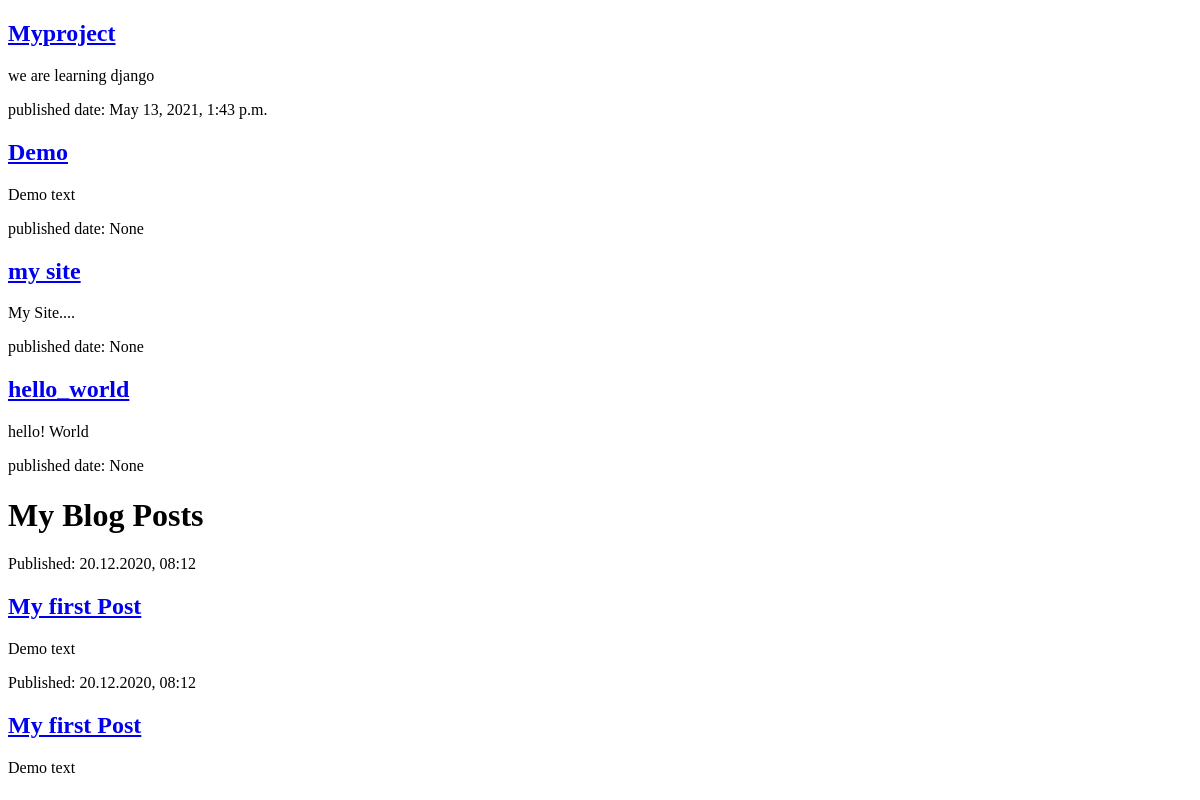
/blog/, run on an earlier commit of the app's database.
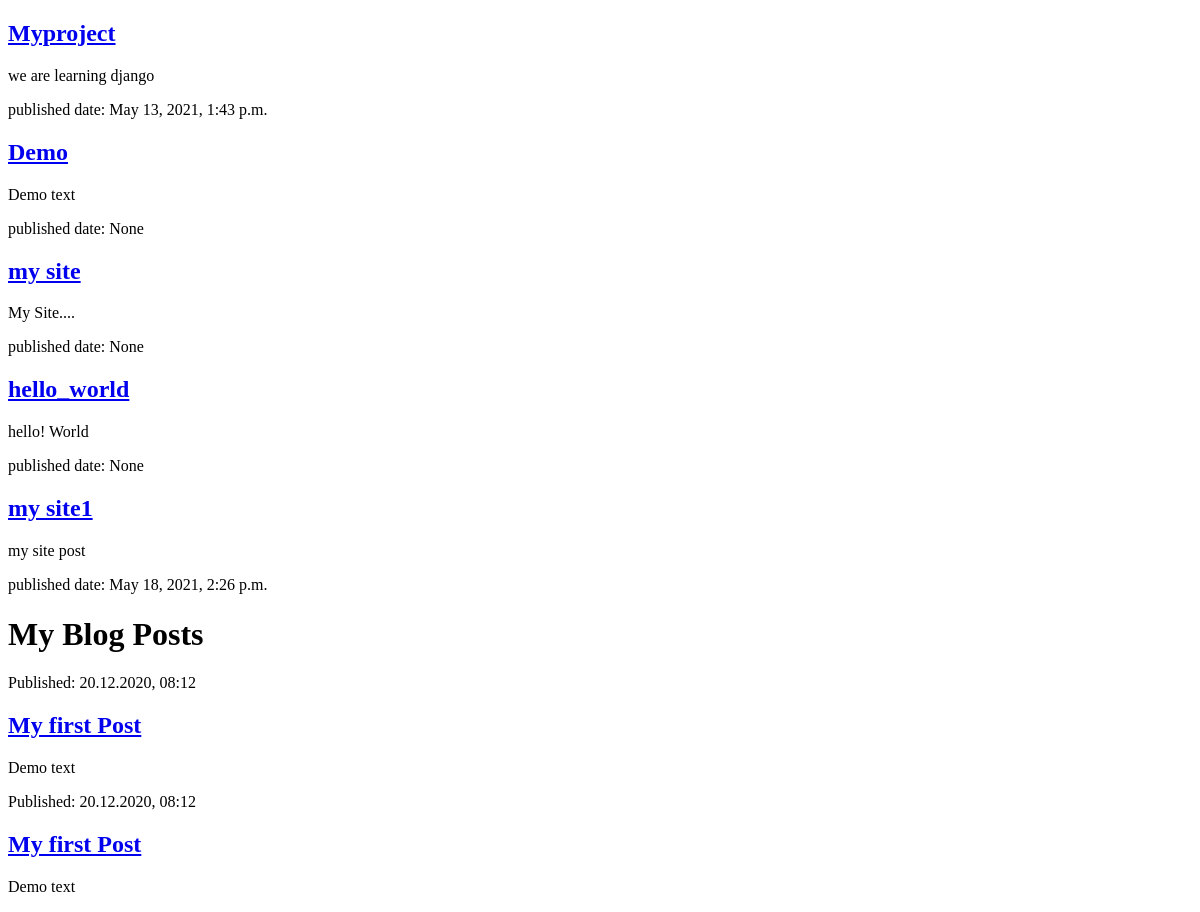
And on a later commit of the database.
### blog/models.py (models this page shows, shortened)
class Post(models.Model):
    author = models.ForeignKey(settings.AUTH_USER_MODEL, on_delete=models.CASCADE)
    title = models.CharField(max_length=200)
    text = models.TextField()
    created_date = models.DateTimeField(default=timezone.now)
    published_date = models.DateTimeField(blank=True, null=True)

### blog/views.py (the view)
# urls.py: path('', views.post_list,name='post_list'),
def post_list(request):
    posts= Post.objects.all()
    return render(request, 'post_list.html',{'posts': posts})

### blog/templates/post_list.html (shortened to what this page needs)
<!DOCTYPE html>
<html>
<head>
</head>
<body>
    {% for post in posts %}
    <article>
        <h2><a href="#">{{post.title}}</a></h2>
        <p>{{post.text}}</p>
        <time>published date: {{post.published_date}}</time>
    </article>
    {% endfor %}
    <header>
        <h1>My Blog Posts</h1>
    </header>
    <article>
        <time>Published: 20.12.2020, 08:12</time>
        <h2><a href="#">My first Post</a></h2>
        <p>Demo text</p>
    </article>
    <article>
        <time>Published: 20.12.2020, 08:12</time>
        <h2><a href="#">My first Post</a></h2>
        <p>Demo text</p>
    </article>
</body>
</html>

What changed in the data, as far as the page shows it:
added Post: title "my site1", text "my site post", published_date "May 18, 2021, 2:26 p.m."
